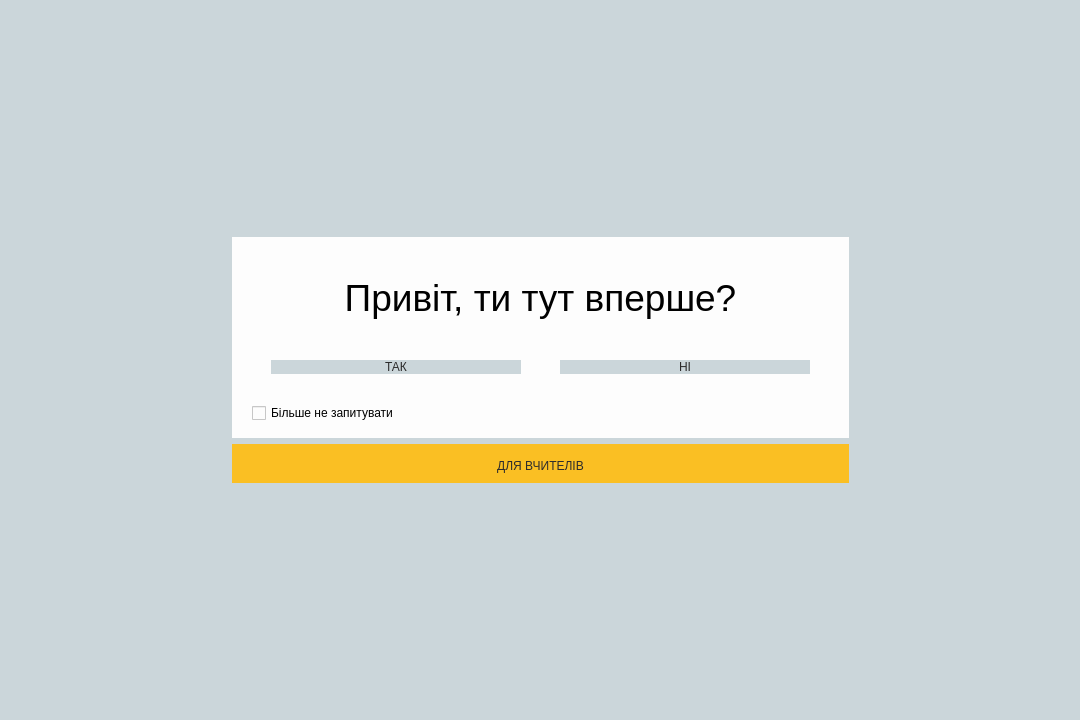
<?xml version="1.0" encoding="UTF-8"?>
<ui version="4.0">
 <class>MainWindow</class>
 <widget class="QMainWindow" name="MainWindow">
  <property name="geometry">
   <rect>
    <x>0</x>
    <y>0</y>
    <width>1080</width>
    <height>720</height>
   </rect>
  </property>
  <property name="minimumSize">
   <size>
    <width>30</width>
    <height>30</height>
   </size>
  </property>
  <property name="windowTitle">
   <string>MainWindow</string>
  </property>
  <property name="styleSheet">
   <string notr="true">#MainWindow{
background-color:#cbd6da;}</string>
  </property>
  <widget class="QWidget" name="centralwidget">
   <layout class="QGridLayout" name="gridLayout_2">
    <property name="leftMargin">
     <number>0</number>
    </property>
    <property name="topMargin">
     <number>0</number>
    </property>
    <property name="rightMargin">
     <number>0</number>
    </property>
    <property name="bottomMargin">
     <number>0</number>
    </property>
    <item row="1" column="0">
     <spacer name="horizontalSpacer">
      <property name="orientation">
       <enum>Qt::Horizontal</enum>
      </property>
      <property name="sizeHint" stdset="0">
       <size>
        <width>50</width>
        <height>20</height>
       </size>
      </property>
     </spacer>
    </item>
    <item row="0" column="1">
     <spacer name="verticalSpacer">
      <property name="orientation">
       <enum>Qt::Vertical</enum>
      </property>
      <property name="sizeHint" stdset="0">
       <size>
        <width>20</width>
        <height>40</height>
       </size>
      </property>
     </spacer>
    </item>
    <item row="1" column="1">
     <layout class="QVBoxLayout" name="verticalLayout_8">
      <property name="spacing">
       <number>0</number>
      </property>
      <item>
       <layout class="QVBoxLayout" name="verticalLayout">
        <property name="spacing">
         <number>0</number>
        </property>
        <item>
         <layout class="QHBoxLayout" name="horizontalLayout_5">
          <property name="spacing">
           <number>0</number>
          </property>
          <item>
           <widget class="QLabel" name="HelloLabel">
            <property name="minimumSize">
             <size>
              <width>350</width>
              <height>0</height>
             </size>
            </property>
            <property name="maximumSize">
             <size>
              <width>16777193</width>
              <height>16777215</height>
             </size>
            </property>
            <property name="contextMenuPolicy">
             <enum>Qt::PreventContextMenu</enum>
            </property>
            <property name="layoutDirection">
             <enum>Qt::LeftToRight</enum>
            </property>
            <property name="styleSheet">
             <string notr="true">background-color: rgb(253, 253, 253);
font: 25 8pt &quot;Yu Gothic UI Light&quot;;</string>
            </property>
            <property name="text">
             <string>&lt;html&gt;&lt;head/&gt;&lt;body&gt;&lt;p align=&quot;center&quot;&gt;&lt;br/&gt;&lt;/p&gt;&lt;p align=&quot;center&quot;&gt;&lt;span style=&quot; font-size:28pt;&quot;&gt;Привіт, ти тут вперше?&lt;/span&gt;&lt;/p&gt;&lt;p align=&quot;center&quot;&gt;&lt;br/&gt;&lt;/p&gt;&lt;/body&gt;&lt;/html&gt;</string>
            </property>
           </widget>
          </item>
         </layout>
        </item>
        <item>
         <layout class="QHBoxLayout" name="horizontalLayout_6">
          <property name="spacing">
           <number>0</number>
          </property>
          <item>
           <widget class="QLabel" name="h_spacer3">
            <property name="styleSheet">
             <string notr="true">background-color: rgb(253, 253, 253);
</string>
            </property>
            <property name="text">
             <string/>
            </property>
           </widget>
          </item>
          <item>
           <widget class="QPushButton" name="yesButton">
            <property name="minimumSize">
             <size>
              <width>250</width>
              <height>0</height>
             </size>
            </property>
            <property name="styleSheet">
             <string notr="true">#yesButton {
background-color: #cbd6da;
color:rgb(43, 42, 42);
font: 38pt &quot;Yu Gothic UI Semilight&quot;;
border: 0px;}
#yesButton:hover{
background-color: #20364d;
color: white;
font: 28pt &quot;Yu Gothic UI Semilight&quot;;}</string>
            </property>
            <property name="text">
             <string>ТАК</string>
            </property>
           </widget>
          </item>
          <item>
           <widget class="QLabel" name="h_spacer4">
            <property name="minimumSize">
             <size>
              <width>7</width>
              <height>0</height>
             </size>
            </property>
            <property name="styleSheet">
             <string notr="true">background-color: rgb(253, 253, 253);</string>
            </property>
            <property name="text">
             <string/>
            </property>
           </widget>
          </item>
          <item>
           <widget class="QPushButton" name="noButton">
            <property name="minimumSize">
             <size>
              <width>250</width>
              <height>0</height>
             </size>
            </property>
            <property name="styleSheet">
             <string notr="true">#noButton {
background-color: #cbd6da;
color:rgb(43, 42, 42);
font: 38pt &quot;Yu Gothic UI Semilight&quot;;
border: 0px;}
#noButton:hover{
background-color: #20364d;
color: white;
font: 28pt &quot;Yu Gothic UI Semilight&quot;;}</string>
            </property>
            <property name="text">
             <string>НІ</string>
            </property>
           </widget>
          </item>
          <item>
           <widget class="QLabel" name="h_spacer5">
            <property name="styleSheet">
             <string notr="true">background-color: rgb(253, 253, 253);</string>
            </property>
            <property name="text">
             <string/>
            </property>
           </widget>
          </item>
         </layout>
        </item>
        <item>
         <widget class="QLabel" name="v_spacer1">
          <property name="styleSheet">
           <string notr="true">background-color: rgb(253, 253, 253);</string>
          </property>
          <property name="text">
           <string/>
          </property>
         </widget>
        </item>
       </layout>
      </item>
      <item>
       <layout class="QHBoxLayout" name="horizontalLayout_7">
        <property name="spacing">
         <number>0</number>
        </property>
        <item>
         <widget class="QLabel" name="h_spacer1">
          <property name="minimumSize">
           <size>
            <width>20</width>
            <height>0</height>
           </size>
          </property>
          <property name="maximumSize">
           <size>
            <width>20</width>
            <height>16777215</height>
           </size>
          </property>
          <property name="styleSheet">
           <string notr="true">background-color: rgb(253, 253, 253);</string>
          </property>
          <property name="text">
           <string/>
          </property>
         </widget>
        </item>
        <item>
         <widget class="QCheckBox" name="stopAsk">
          <property name="minimumSize">
           <size>
            <width>0</width>
            <height>50</height>
           </size>
          </property>
          <property name="layoutDirection">
           <enum>Qt::LeftToRight</enum>
          </property>
          <property name="autoFillBackground">
           <bool>false</bool>
          </property>
          <property name="styleSheet">
           <string notr="true">background-color: rgb(253, 253, 253);
font: 25 10pt &quot;Yu Gothic UI Light&quot;;
color: black;</string>
          </property>
          <property name="text">
           <string>Більше не запитувати</string>
          </property>
          <property name="iconSize">
           <size>
            <width>20</width>
            <height>20</height>
           </size>
          </property>
          <property name="checked">
           <bool>false</bool>
          </property>
          <property name="tristate">
           <bool>false</bool>
          </property>
         </widget>
        </item>
        <item>
         <widget class="QLabel" name="h_spacer">
          <property name="minimumSize">
           <size>
            <width>280</width>
            <height>0</height>
           </size>
          </property>
          <property name="styleSheet">
           <string notr="true">background-color: rgb(253, 253, 253);</string>
          </property>
          <property name="text">
           <string>&lt;html&gt;&lt;head/&gt;&lt;body&gt;&lt;p align=&quot;center&quot;&gt;&lt;br/&gt;&lt;/p&gt;&lt;/body&gt;&lt;/html&gt;</string>
          </property>
         </widget>
        </item>
        <item>
         <widget class="QLabel" name="title">
          <property name="minimumSize">
           <size>
            <width>150</width>
            <height>0</height>
           </size>
          </property>
          <property name="styleSheet">
           <string notr="true">background-color: rgb(253, 253, 253);
image: url(:/res/img/titleS.png)</string>
          </property>
          <property name="text">
           <string/>
          </property>
         </widget>
        </item>
        <item>
         <widget class="QLabel" name="h_spacer2">
          <property name="minimumSize">
           <size>
            <width>20</width>
            <height>0</height>
           </size>
          </property>
          <property name="maximumSize">
           <size>
            <width>20</width>
            <height>16777215</height>
           </size>
          </property>
          <property name="styleSheet">
           <string notr="true">background-color: rgb(253, 253, 253);</string>
          </property>
          <property name="text">
           <string/>
          </property>
         </widget>
        </item>
       </layout>
      </item>
     </layout>
    </item>
    <item row="3" column="1">
     <spacer name="verticalSpacer_2">
      <property name="orientation">
       <enum>Qt::Vertical</enum>
      </property>
      <property name="sizeHint" stdset="0">
       <size>
        <width>20</width>
        <height>40</height>
       </size>
      </property>
     </spacer>
    </item>
    <item row="1" column="2">
     <spacer name="horizontalSpacer_2">
      <property name="orientation">
       <enum>Qt::Horizontal</enum>
      </property>
      <property name="sizeHint" stdset="0">
       <size>
        <width>50</width>
        <height>20</height>
       </size>
      </property>
     </spacer>
    </item>
    <item row="2" column="1">
     <widget class="QPushButton" name="teacherButton">
      <property name="styleSheet">
       <string notr="true">#teacherButton {
background-color: rgb(250, 191, 35);
color: rgb(45, 44, 44);
font: 10pt &quot;Yu Gothic UI Semilight&quot;;
border: 10px solid;
border-color: rgb(250, 191, 35);
padding-top:5px;}
#teacherButton:hover{
background-color: white;
color:rgb(43, 42, 42);
font: 10pt &quot;Yu Gothic UI Semilight&quot;;
border: 10px solid;
border-color: white;}</string>
      </property>
      <property name="text">
       <string>ДЛЯ ВЧИТЕЛІВ</string>
      </property>
     </widget>
    </item>
   </layout>
   <zorder>horizontalSpacer</zorder>
   <zorder>horizontalSpacer_2</zorder>
   <zorder>verticalSpacer</zorder>
   <zorder>verticalSpacer_2</zorder>
   <zorder>teacherButton</zorder>
  </widget>
 </widget>
 <resources/>
 <connections/>
</ui>
